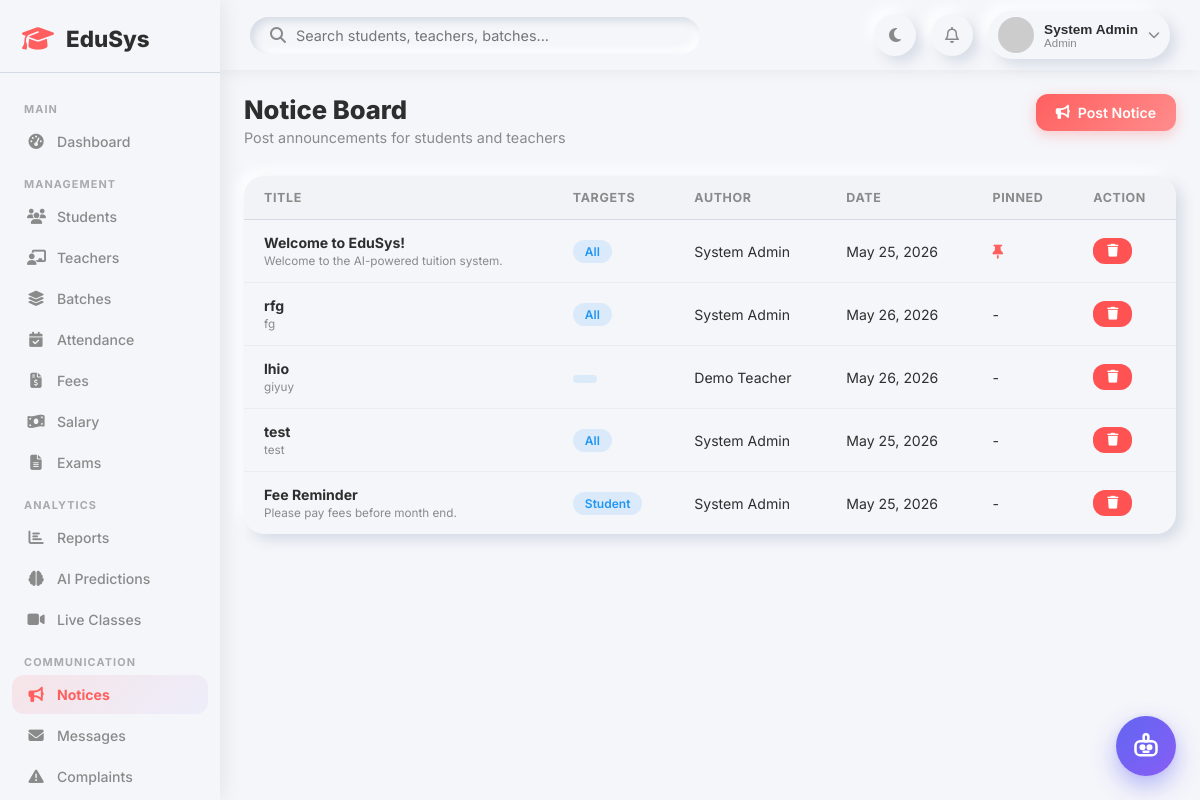
The page /admin/notices.php (signed in) on the database its author committed.
### tables this page shows
CREATE TABLE `notices` (
  `id` int(11) NOT NULL,
  `title` varchar(200) NOT NULL,
  `content` text DEFAULT NULL,
  `target_role` enum('all','student','teacher','admin') DEFAULT 'all',
  `batch_id` int(11) DEFAULT NULL,
  `created_by` int(11) DEFAULT NULL,
  `is_pinned` tinyint(1) DEFAULT 0,
  `created_at` timestamp NOT NULL DEFAULT current_timestamp()
);

CREATE TABLE `users` (
  `id` int(11) NOT NULL,
  `name` varchar(150) NOT NULL,
  `email` varchar(150) NOT NULL,
  `password` varchar(255) NOT NULL,
  `role` enum('admin','teacher','student') NOT NULL DEFAULT 'student',
  `avatar` varchar(255) DEFAULT NULL,
  `status` enum('active','inactive','pending') DEFAULT 'active',
  `created_at` timestamp NOT NULL DEFAULT current_timestamp(),
  `updated_at` timestamp NOT NULL DEFAULT current_timestamp() ON UPDATE current_timestamp()
);

### admin/notices.php (the view, shortened to what this page needs)
<?php
require_once __DIR__ . '/../includes/auth.php';
$notices = $conn->query("
    SELECT n.*, u.name as author, b.name as batch_name
    FROM notices n
    JOIN users u ON n.created_by=u.id
    LEFT JOIN batches b ON n.batch_id=b.id
    ORDER BY n.is_pinned DESC, n.created_at DESC
");
require_once '../includes/header.php';
?>
<div class="page-header"><div><h1>Notice Board</h1><p>Post announcements for students and teachers</p></div><div class="page-actions"><button class="btn btn-primary" onclick="openModal('addNoticeModal')"><i class="fa-solid fa-bullhorn"></i> Post Notice</button></div></div>
<div class="table-card">
    <div class="table-responsive">
        <table>
            <thead><tr><th>Title</th><th>Targets</th><th>Author</th><th>Date</th><th>Pinned</th><th>Action</th></tr></thead>
            <tbody>
                <?php if ($notices->num_rows === 0): ?><tr><td colspan="6" style="text-align:center;padding:30px;color:var(--text-secondary);">No notices posted.</td></tr><?php else: ?>
                <?php while ($n = $notices->fetch_assoc()): ?>
                <tr>
                    <td><strong><?= htmlspecialchars($n['title']) ?></strong><br><small style="color:var(--text-secondary);"><?= mb_strimwidth($n['content'], 0, 80, '...') ?></small></td>
                    <td>
                        <span class="badge-pill badge-info"><?= ucfirst($n['target_role']) ?></span>
                    </td>
                    <td><?= htmlspecialchars($n['author']) ?></td>
                    <td><?= date('M d, Y', strtotime($n['created_at'])) ?></td>
                    <td><?= $n['is_pinned'] ? '<i class="fa-solid fa-thumbtack" style="color:var(--primary);"></i>' : '-' ?></td>
                    <td><form method="POST" onsubmit="return confirm('Delete notice?')"><button class="btn btn-danger btn-sm"><i class="fa-solid fa-trash"></i></button></form></td>
                </tr>
                <?php endwhile; ?><?php endif; ?>
            </tbody>
        </table>
    </div>
</div>
<?php require_once '../includes/footer.php'; ?>

### css/dashboard.css (style rules this page uses)
:root { --primary: #FF5F5F; --secondary: #6C63FF; --background: #F5F6FA; --text-primary: #2E2E2E; --text-secondary: #8A8A8A; --shadow-light: #ffffff; --shadow-dark: #d5dbe5; --neu: 6px 6px 14px var(--shadow-dark), -6px -6px 14px var(--shadow-light); --neu-sm: 4px 4px 8px var(--shadow-dark), -4px -4px 8px var(--shadow-light); --neu-in: inset 4px 4px 8px var(--shadow-dark), inset -4px -4px 8px var(--shadow-light); --success: #4CAF50; --danger: #FF5252; --warning: #FF9800; --info: #2196F3; --sidebar-width: 260px; }
* { margin: 0; padding: 0; box-sizing: border-box; }
body { font-family: 'Inter', sans-serif; background: var(--background); color: var(--text-primary); transition: background 0.3s, color 0.3s; }
.page-header { display: flex; justify-content: space-between; align-items: flex-start; margin-bottom: 30px; flex-wrap: wrap; gap: 15px; }
.page-header h1 { font-size: 1.6rem; font-weight: 800; }
.page-header p { color: var(--text-secondary); font-size: 0.9rem; margin-top: 4px; }
.page-actions { display: flex; gap: 12px; flex-wrap: wrap; }
.table-card { background: var(--background); border-radius: 20px; box-shadow: var(--neu); overflow: hidden; margin-bottom: 25px; }
.table-responsive { overflow-x: auto; }
table { width: 100%; border-collapse: collapse; }
th, td { padding: 14px 20px; text-align: left; }
th { font-size: 0.78rem; text-transform: uppercase; letter-spacing: 0.05em; color: var(--text-secondary); font-weight: 700; border-bottom: 1px solid var(--shadow-dark); background: rgba(0,0,0,0.01); }
td { font-size: 0.88rem; border-bottom: 1px solid rgba(0,0,0,0.04); }
tr:last-child td { border-bottom: none; }
.badge-pill { display: inline-block; padding: 4px 12px; border-radius: 20px; font-size: 0.75rem; font-weight: 600; }
.badge-info { background: rgba(33,150,243,0.12); color: var(--info); }
.btn { display: inline-flex; align-items: center; gap: 8px; padding: 10px 20px; border-radius: 12px; border: none; font-family: 'Inter', sans-serif; font-size: 0.88rem; font-weight: 600; cursor: pointer; transition: all 0.2s ease; text-decoration: none; }
.btn-primary { background: linear-gradient(135deg, var(--primary), #ff8c8c); color: white; box-shadow: 0 4px 14px rgba(255,95,95,0.3); }
.btn-sm { padding: 7px 14px; font-size: 0.8rem; }
.btn-danger { background: var(--danger); color: white; }

### css/responsive.css (style rules this page uses)
@media (max-width: 1200px) { :root { --sidebar-width: 220px; } }

### includes/chatbot_widget.php (style rules this page uses)
:root { --edubot-primary: #6366f1; --edubot-primary-hover: #4f46e5; --edubot-secondary: #8b5cf6; --edubot-accent: #06b6d4; --edubot-bg: #ffffff; --edubot-surface: #f8fafc; --edubot-border: #e2e8f0; --edubot-text: #1e293b; --edubot-text-muted: #64748b; --edubot-bot-bubble: #f1f5f9; --edubot-bot-text: #1e293b; --edubot-user-bubble: linear-gradient(135deg, #6366f1, #8b5cf6); --edubot-shadow: 0 20px 45px -10px rgba(99, 102, 241, 0.25), 0 10px 20px -5px rgba(0, 0, 0, 0.08); }

### rows shown on the page
notices: title "Welcome to EduSys!", content "Welcome to the AI-powered tuition system.", target_role "All", users.name "System Admin", created_at "May 25, 2026", is_pinned 1 (drawn)
notices: title "rfg", content "fg", target_role "All", users.name "System Admin", created_at "May 26, 2026"
notices: title "lhio", content "giyuy", users.name "Demo Teacher", created_at "May 26, 2026"
notices: title "test", content "test", target_role "All", users.name "System Admin", created_at "May 25, 2026"
notices: title "Fee Reminder", content "Please pay fees before month end.", target_role "Student", users.name "System Admin", created_at "May 25, 2026"

### other values the page prints
$name "System Admin"
$role "Admin"
